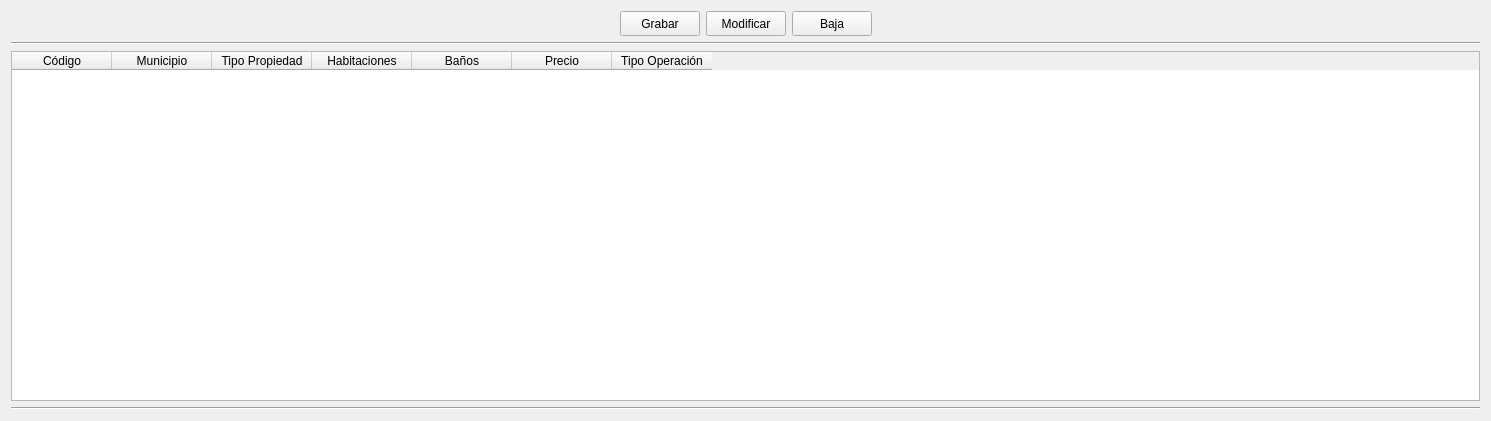
       <widget class="QWidget" name="layoutWidget">
        <property name="geometry">
         <rect>
          <x>30</x>
          <y>340</y>
          <width>1491</width>
          <height>403</height>
         </rect>
        </property>
        <layout class="QGridLayout" name="gridLayout_5">
         <item row="2" column="0">
          <widget class="QTableWidget" name="tablaPropiedades">
           <property name="minimumSize">
            <size>
             <width>1250</width>
             <height>350</height>
            </size>
           </property>
           <property name="maximumSize">
            <size>
             <width>16777215</width>
             <height>16777215</height>
            </size>
           </property>
           <property name="editTriggers">
            <set>QAbstractItemView::NoEditTriggers</set>
           </property>
           <property name="alternatingRowColors">
            <bool>true</bool>
           </property>
           <property name="selectionMode">
            <enum>QAbstractItemView::SingleSelection</enum>
           </property>
           <property name="selectionBehavior">
            <enum>QAbstractItemView::SelectRows</enum>
           </property>
           <attribute name="verticalHeaderVisible">
            <bool>false</bool>
           </attribute>
           <column>
            <property name="text">
             <string>Código</string>
            </property>
           </column>
           <column>
            <property name="text">
             <string>Municipio</string>
            </property>
           </column>
           <column>
            <property name="text">
             <string>Tipo Propiedad</string>
            </property>
           </column>
           <column>
            <property name="text">
             <string>Habitaciones</string>
            </property>
           </column>
           <column>
            <property name="text">
             <string>Baños</string>
            </property>
           </column>
           <column>
            <property name="text">
             <string>Precio</string>
            </property>
           </column>
           <column>
            <property name="text">
             <string>Tipo Operación</string>
            </property>
           </column>
          </widget>
         </item>
         <item row="3" column="0" rowspan="2">
          <widget class="Line" name="line_4">
           <property name="orientation">
            <enum>Qt::Horizontal</enum>
           </property>
          </widget>
         </item>
         <item row="0" column="0">
          <layout class="QHBoxLayout" name="horizontalLayout_2">
           <property name="sizeConstraint">
            <enum>QLayout::SetMaximumSize</enum>
           </property>
           <item>
            <spacer name="horizontalSpacer_9">
             <property name="orientation">
              <enum>Qt::Horizontal</enum>
             </property>
             <property name="sizeHint" stdset="0">
              <size>
               <width>40</width>
               <height>20</height>
              </size>
             </property>
            </spacer>
           </item>
           <item alignment="Qt::AlignHCenter">
            <widget class="QPushButton" name="btnGrabarprop">
             <property name="minimumSize">
              <size>
               <width>80</width>
               <height>25</height>
              </size>
             </property>
             <property name="maximumSize">
              <size>
               <width>80</width>
               <height>25</height>
              </size>
             </property>
             <property name="text">
              <string>Grabar</string>
             </property>
            </widget>
           </item>
           <item alignment="Qt::AlignHCenter">
            <widget class="QPushButton" name="btnModifprop">
             <property name="minimumSize">
              <size>
               <width>80</width>
               <height>25</height>
              </size>
             </property>
             <property name="maximumSize">
              <size>
               <width>80</width>
               <height>25</height>
              </size>
             </property>
             <property name="text">
              <string>Modificar</string>
             </property>
            </widget>
           </item>
           <item alignment="Qt::AlignHCenter">
            <widget class="QPushButton" name="btnDelprop">
             <property name="minimumSize">
              <size>
               <width>80</width>
               <height>25</height>
              </size>
             </property>
             <property name="maximumSize">
              <size>
               <width>80</width>
               <height>25</height>
              </size>
             </property>
             <property name="text">
              <string>Baja</string>
             </property>
            </widget>
           </item>
           <item>
            <spacer name="horizontalSpacer_10">
             <property name="orientation">
              <enum>Qt::Horizontal</enum>
             </property>
             <property name="sizeHint" stdset="0">
              <size>
               <width>40</width>
               <height>20</height>
              </size>
             </property>
            </spacer>
           </item>
          </layout>
         </item>
         <item row="1" column="0">
          <widget class="Line" name="line_3">
           <property name="orientation">
            <enum>Qt::Horizontal</enum>
           </property>
          </widget>
         </item>
        </layout>
       </widget>
